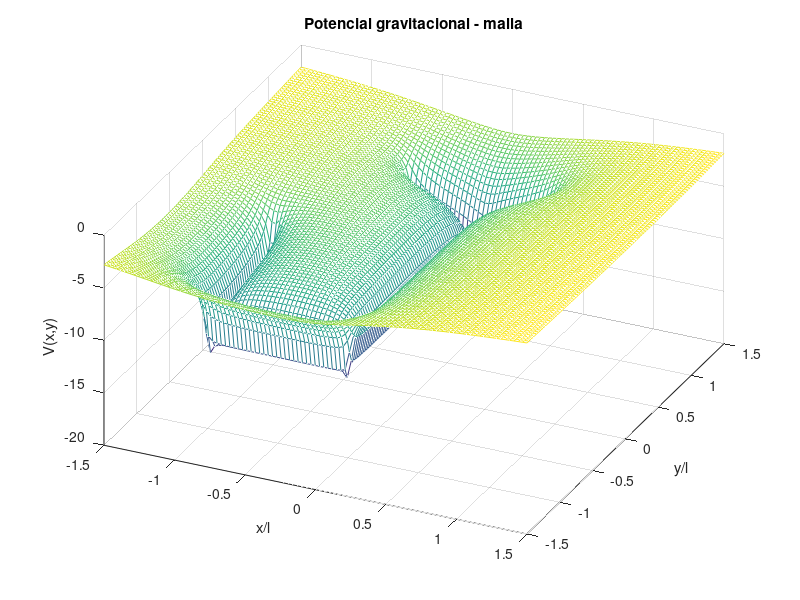
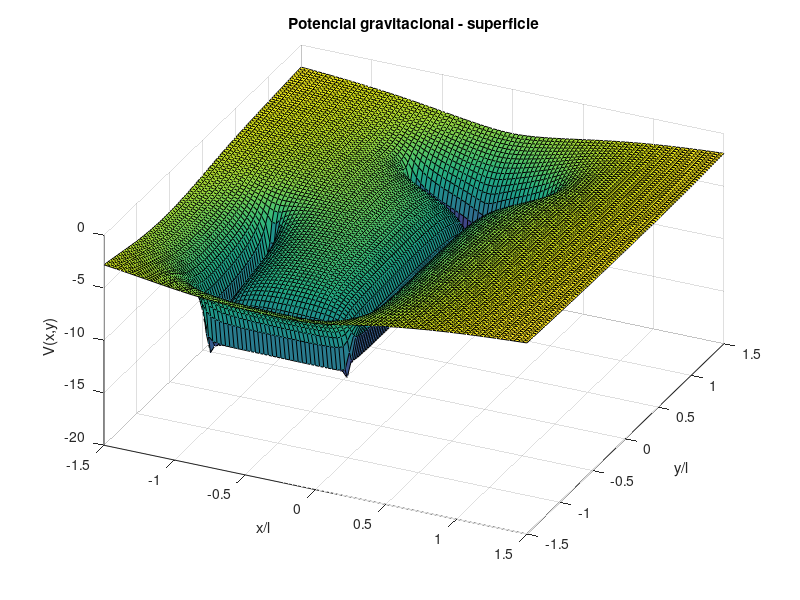
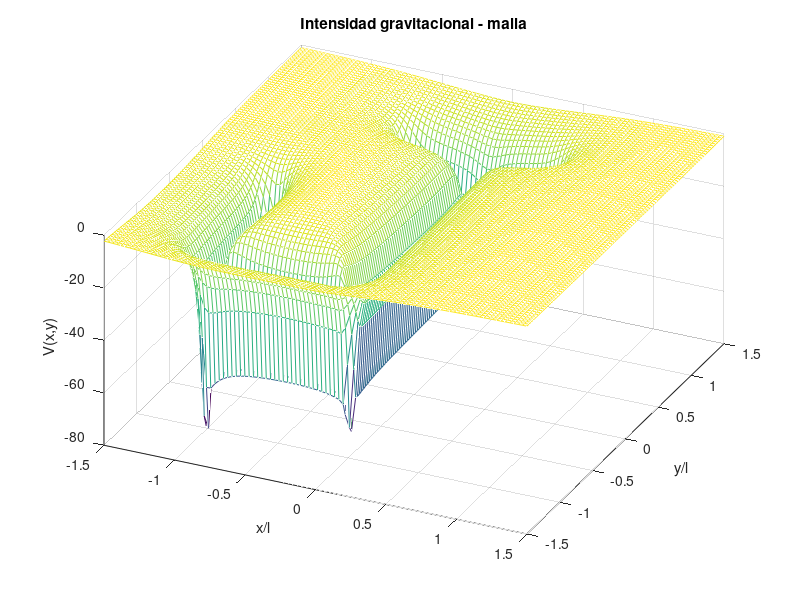
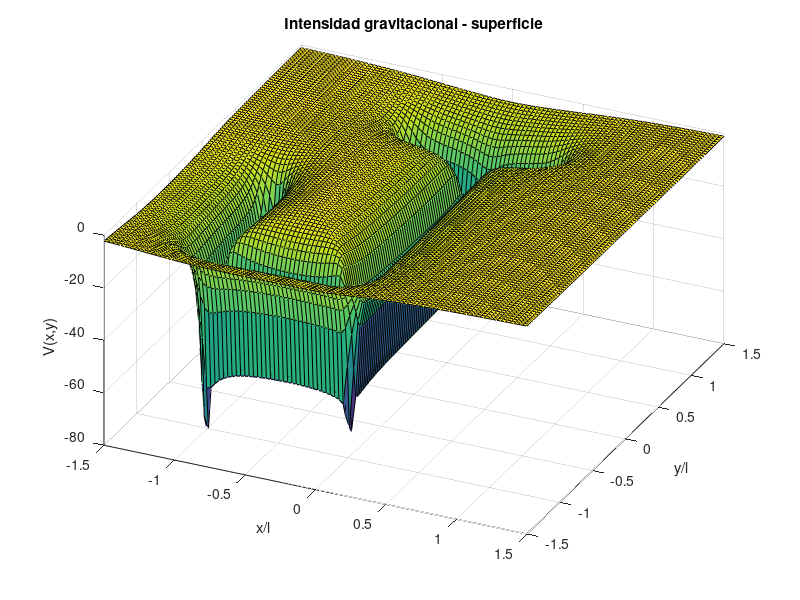

The MATLAB source for these figures, in order:
% Sara Estefania Bermudez Alvarez
% sarabermudez265321@correo.itm.edu.co

clc;
clear;
close all;

% Función de potencial gravitacional f
f = @(x,y) -(log((x+0.5+sqrt((x+0.5).^2+(y-1).^2))./(x-0.5+sqrt((x-0.5).^2+(y-1).^2)))...
    +log(((1/2)*(y)+0.5+sqrt(((1/2)*(y)+0.5).^2+(x).^2))./((1/2)*(y)-0.5+sqrt(((1/2)*(y)-0.5).^2+(x).^2)))...
    +log(((-x-0.5)+0.5+sqrt(((-x-0.5)+0.5).^2+((y+2)-1).^2))./((-x-0.5)-0.5+sqrt(((-x-0.5)-0.5).^2+((y+2)-1).^2)))...
    +log(((1/2)*(y+0.5)*2+0.5+sqrt(((1/2)*(y+0.5)*2+0.5).^2+(x+1).^2))./((1/2)*(y+0.5)*2-0.5+sqrt(((1/2)*(y+0.5)*2-0.5).^2+(x+1).^2))));

% Definir un rango para x e y
x_range = linspace(-1.5, 1.5, 100);
y_range = linspace(-1.5, 1.5, 100);

% Crear una malla de puntos para x e y
[x,y] = meshgrid(x_range, y_range);

% Calcular el potencial en cada punto de la malla
z = f(x, y);

% Calcular el gradiente del potencial (campo gravitacional)
[gx, gy] = gradient(-z, x_range, y_range);

% Calcular la magnitud del campo gravitacional (intensidad)
g_magnitude = hypot(gx, gy);

% Gráfica de malla (potencial)
figure;
mesh(x,y,z)
% Etiquetas de la gráfica
xlabel('x/l')
ylabel('y/l')
zlabel('V(x,y)')
title('Potencial gravitacional - malla')
view(25,45)

% Gráfica de superficie tridimensional (potencial)
figure;
surf(x,y,z)
% Etiquetas de la gráfica
xlabel('x/l')
ylabel('y/l')
zlabel('V(x,y)')
title('Potencial gravitacional - superficie')
view(25,45)


% Gráfica de malla (intensidad)
figure;
mesh(x,y,-g_magnitude)
% Etiquetas de la gráfica
xlabel('x/l')
ylabel('y/l')
zlabel('V(x,y)')
title('Intensidad gravitacional - malla')
view(25,45)

% Gráfica de superficie tridimensional (intensidad)
figure;
surf(x,y,-g_magnitude)
% Etiquetas de la gráfica
xlabel('x/l')
ylabel('y/l')
zlabel('V(x,y)')
title('Intensidad gravitacional - superficie')
view(25,45)